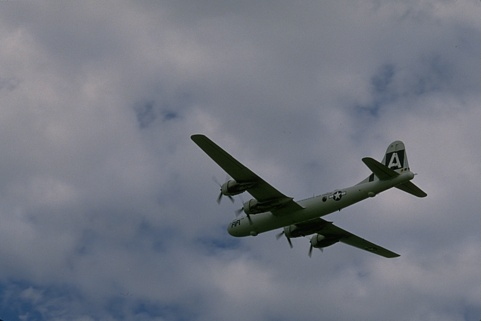
#> input picture 3. Segmentação/imagens-cor-segmentacao/3096.jpg, 481 x 321 px
$ python -i cresc_reg.py   (imports and definitions only)
#> lines starting #> are read from the running program, lines starting #| are printed output that depends on the picture; after the words box and inside, x2 and y2 are one past the last pixel; in counts of white or black regions, pixels touching at a corner belong together
#> in readImage, self.im is the input picture: shape (321, 481, 3); mean B, G, R 129.2, 118.4, 113.8
# Importação das bibliotecas
import numpy as np
import cv2
from skimage.filters import sobel
from scipy import ndimage as ndi
from skimage.segmentation import watershed
from skimage.color import label2rgb


def cresc_reg(image):
    imgs_seg1 = cv2.cvtColor(image,cv2.COLOR_BGR2GRAY)
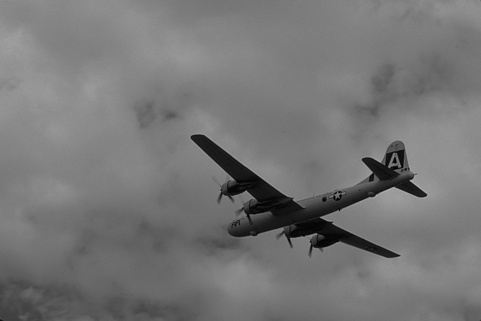
#> imgs_seg1: shape (321, 481); min 1, max 177, mean 118.3
    elevation_map = sobel(imgs_seg1)
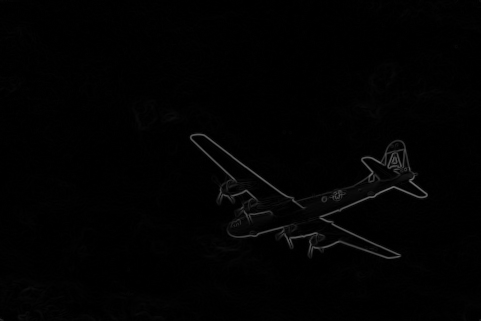
#> elevation_map: shape (321, 481) float64; min 0, max 0.449, mean 0.0102

    markers = np.zeros_like(imgs_seg1)
    markers[imgs_seg1 < 30] = 1
    markers[imgs_seg1 > 150] = 2

    segmentation = watershed(elevation_map, markers)
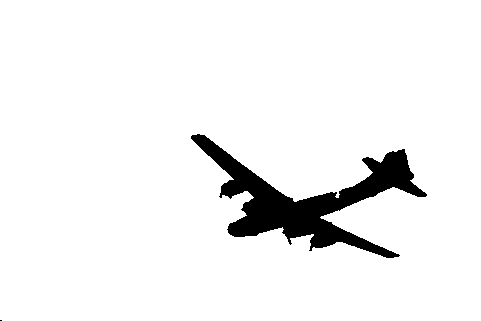
#> segmentation: shape (321, 481); values 1 (black) and 2 (white), 94.4% white; 2 black regions (1 under 20 px), largest, box (x1, y1, x2, y2) and area: (191, 134, 427, 258) 8597

    segmentation = ndi.binary_fill_holes(segmentation - 1)
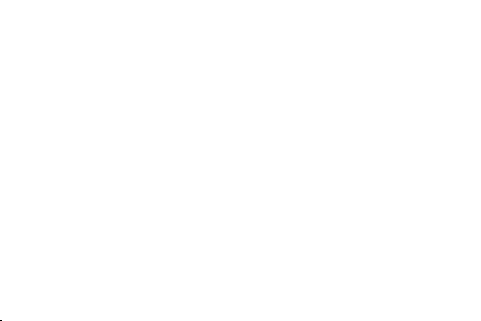
#> segmentation: shape (321, 481) bool; 100% white; black in thin lines or dots, all inside (x1, y1, x2, y2) = (0, 320, 2, 321)
    labeled_coins, _ = ndi.label(segmentation)
    image_label_overlay = label2rgb(labeled_coins, image=imgs_seg1)
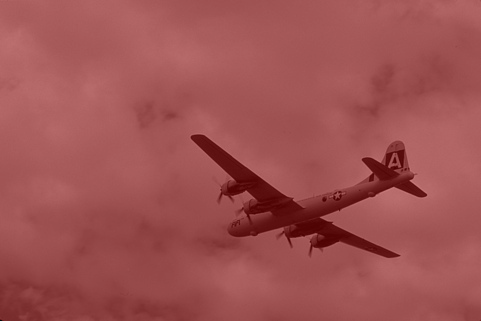
#> image_label_overlay: shape (321, 481, 3) float64; mean R, G, B 0.625, 0.325, 0.325

    return image_label_overlay


import cv2
import numpy as np
import random
import sys


# class pour une pile
class Stack():
    def __init__(self):
        self.item = []
        self.obj = []

    def push(self, value):
        self.item.append(value)

    def pop(self):
        return self.item.pop()

    def size(self):
        return len(self.item)

    def isEmpty(self):
        return self.size() == 0

    def clear(self):
        self.item = []


class regionGrow():

    def __init__(self, img_path='imagens-cor-segmentacao/3096.jpg', th=2):
        self.readImage(img_path)
        self.h, self.w, _ = self.im.shape
        self.passedBy = np.zeros((self.h, self.w), np.double)
        self.currentRegion = 0
        self.iterations = 0
        self.SEGS = np.zeros((self.h, self.w, 3), dtype='uint8')
        self.stack = Stack()
        self.thresh = float(th)

    def readImage(self, img_path='imagens-cor-segmentacao/3096.jpg'):
        self.im = cv2.imread(img_path, 1)

    # [76 lines left out: functions getNeighbour, ApplyRegionGrow, BFS, not called in this run]

    def PassedAll(self):

        return self.iterations > 200000 or np.count_nonzero(self.passedBy > 0) == self.w * self.h

    def limit(self, x, y):
        return 0 <= x < self.h and 0 <= y < self.w

    # [4 lines left out: function distance, not called in this run]


# [1 line that did not run here, left out]
# [1 line not run here, left out]

>>> import cv2
>>> picture = cv2.imread('imagens-cor-segmentacao/3096.jpg')
>>> result = cresc_reg(picture)

$ run again, on 3. Segmentação/imagens-cor-segmentacao/25098.jpg
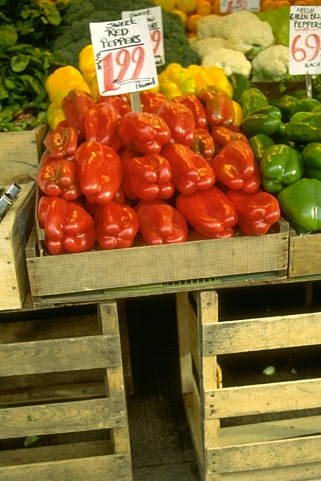
#> input picture 3. Segmentação/imagens-cor-segmentacao/25098.jpg, 321 x 481 px
#> in readImage, self.im is the input picture: shape (481, 321, 3); mean B, G, R 46.9, 103.2, 136.7
#> in cresc_reg, `segmentation = watershed(elevation_map, markers)`:
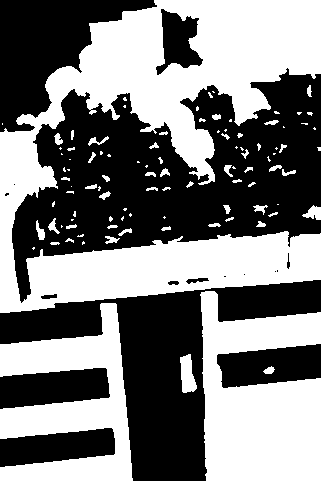
#> segmentation: shape (481, 321); values 1 (black) and 2 (white), 48.4% white; 100 white regions (50 under 20 px), largest, box (x1, y1, x2, y2) and area: (0, 0, 321, 313) 43781, (200, 291, 321, 481) 16178, (0, 303, 133, 481) 11980
#> labeled_coins: shape (481, 321) int32; 102 distinct labels, from 0 to 101
#> in cresc_reg, `image_label_overlay = label2rgb(labeled_coins, image=imgs_seg1)`:
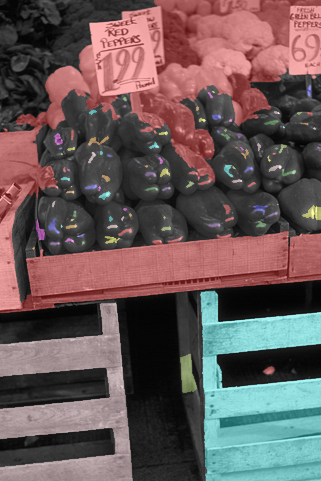
#> image_label_overlay: shape (481, 321, 3) float64; mean R, G, B 0.409, 0.345, 0.345

$ run again, on 3. Segmentação/imagens-cor-segmentacao/309004.jpg
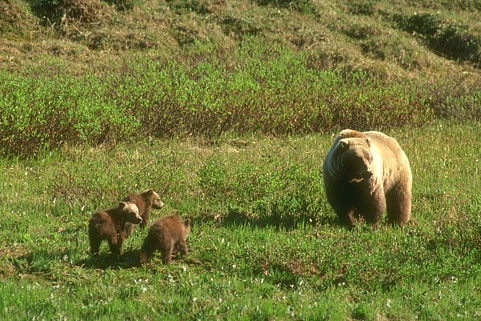
#> input picture 3. Segmentação/imagens-cor-segmentacao/309004.jpg, 481 x 321 px
#> in readImage, self.im is the input picture: shape (321, 481, 3); mean B, G, R 57.3, 120.7, 117.3
#> in cresc_reg, `segmentation = watershed(elevation_map, markers)`:
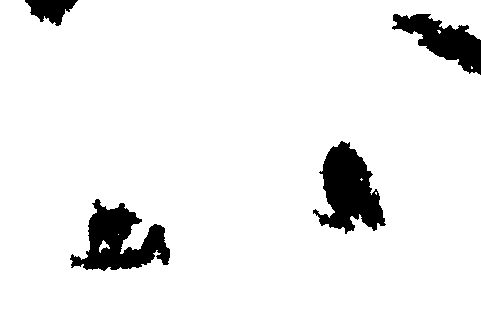
#> segmentation: shape (321, 481); values 1 (black) and 2 (white), 93% white; 4 black regions, box (x1, y1, x2, y2) and area: (313, 141, 386, 234) 3782, (70, 199, 170, 271) 3663, (392, 14, 481, 75) 2529, (25, 0, 78, 26) 800
#> labeled_coins: shape (321, 481) int32; 4 distinct labels, from 0 to 3
#> in cresc_reg, `image_label_overlay = label2rgb(labeled_coins, image=imgs_seg1)`:
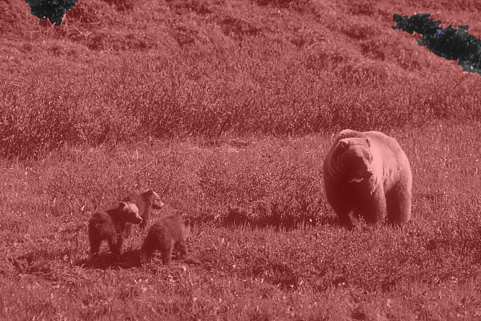
#> image_label_overlay: shape (321, 481, 3) float64; mean R, G, B 0.602, 0.309, 0.309
